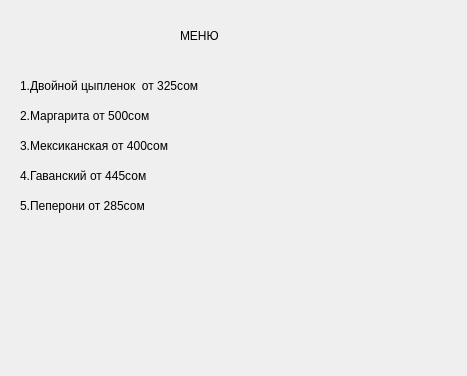
<?xml version="1.0" encoding="UTF-8"?>
<ui version="4.0">
 <class>Form</class>
 <widget class="QWidget" name="Form">
  <property name="geometry">
   <rect>
    <x>0</x>
    <y>0</y>
    <width>467</width>
    <height>376</height>
   </rect>
  </property>
  <property name="windowTitle">
   <string>Form</string>
  </property>
  <widget class="QLabel" name="label_6">
   <property name="geometry">
    <rect>
     <x>180</x>
     <y>20</y>
     <width>121</width>
     <height>31</height>
    </rect>
   </property>
   <property name="styleSheet">
    <string notr="true">font: 75 italic 15pt &quot;MS Sans Serif&quot;;
font: 75 italic 20pt &quot;Palatino Linotype&quot;;</string>
   </property>
   <property name="text">
    <string>МЕНЮ</string>
   </property>
  </widget>
  <widget class="QLabel" name="label">
   <property name="geometry">
    <rect>
     <x>20</x>
     <y>70</y>
     <width>291</width>
     <height>31</height>
    </rect>
   </property>
   <property name="styleSheet">
    <string notr="true">font: 75 12pt &quot;MS Sans Serif&quot;;</string>
   </property>
   <property name="text">
    <string>1.Двойной цыпленок  от 325сом</string>
   </property>
  </widget>
  <widget class="QLabel" name="label_2">
   <property name="geometry">
    <rect>
     <x>20</x>
     <y>100</y>
     <width>291</width>
     <height>31</height>
    </rect>
   </property>
   <property name="styleSheet">
    <string notr="true">font: 75 12pt &quot;MS Sans Serif&quot;;</string>
   </property>
   <property name="text">
    <string>2.Маргарита от 500сом</string>
   </property>
  </widget>
  <widget class="QLabel" name="label_3">
   <property name="geometry">
    <rect>
     <x>20</x>
     <y>130</y>
     <width>291</width>
     <height>31</height>
    </rect>
   </property>
   <property name="styleSheet">
    <string notr="true">font: 75 12pt &quot;MS Sans Serif&quot;;</string>
   </property>
   <property name="text">
    <string>3.Мексиканская от 400сом</string>
   </property>
  </widget>
  <widget class="QLabel" name="label_4">
   <property name="geometry">
    <rect>
     <x>20</x>
     <y>160</y>
     <width>291</width>
     <height>31</height>
    </rect>
   </property>
   <property name="styleSheet">
    <string notr="true">font: 75 12pt &quot;MS Sans Serif&quot;;</string>
   </property>
   <property name="text">
    <string>4.Гаванский от 445сом</string>
   </property>
  </widget>
  <widget class="QLabel" name="label_5">
   <property name="geometry">
    <rect>
     <x>20</x>
     <y>190</y>
     <width>291</width>
     <height>31</height>
    </rect>
   </property>
   <property name="styleSheet">
    <string notr="true">font: 75 12pt &quot;MS Sans Serif&quot;;</string>
   </property>
   <property name="text">
    <string>5.Пеперони от 285сом</string>
   </property>
  </widget>
 </widget>
 <resources/>
 <connections/>
</ui>
